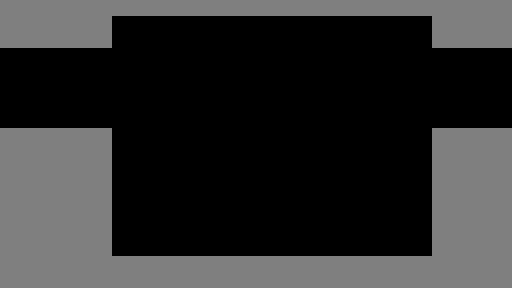

This game map was drawn from its Tiled (.tmx) file and the tilesets committed beside it. A one-line description and the full map source follow:
An orthogonal 32x18 tile map with 16x16 px tiles, 1 tile layer (Walls).

<map version="1.10" tiledversion="1.10.2" orientation="orthogonal" renderorder="right-down" width="32" height="18" tilewidth="16" tileheight="16" infinite="0" nextlayerid="2" nextobjectid="1">
 <tileset firstgid="1" source="../Tilesets/16gon.tsx" />
 <layer id="1" name="Walls" width="32" height="18">
  <properties>
   <property name="unity:layer" value="Wall" />
  </properties>
  <data encoding="csv">
51,51,51,51,51,51,51,51,51,51,51,51,51,51,51,51,51,51,51,51,51,51,51,51,51,51,51,51,51,51,51,51,
51,51,51,51,51,51,51,0,0,0,0,0,0,0,0,0,0,0,0,0,0,0,0,0,0,0,0,51,51,51,51,51,
51,51,51,51,51,51,51,0,0,0,0,0,0,0,0,0,0,0,0,0,0,0,0,0,0,0,0,51,51,51,51,51,
0,0,0,0,0,0,0,0,0,0,0,0,0,0,0,0,0,0,0,0,0,0,0,0,0,0,0,0,0,0,0,0,
0,0,0,0,0,0,0,0,0,0,0,0,0,0,0,0,0,0,0,0,0,0,0,0,0,0,0,0,0,0,0,0,
0,0,0,0,0,0,0,0,0,0,0,0,0,0,0,0,0,0,0,0,0,0,0,0,0,0,0,0,0,0,0,0,
0,0,0,0,0,0,0,0,0,0,0,0,0,0,0,0,0,0,0,0,0,0,0,0,0,0,0,0,0,0,0,0,
0,0,0,0,0,0,0,0,0,0,0,0,0,0,0,0,0,0,0,0,0,0,0,0,0,0,0,0,0,0,0,0,
51,51,51,51,51,51,51,0,0,0,0,0,0,0,0,0,0,0,0,0,0,0,0,0,0,0,0,51,51,51,51,51,
51,51,51,51,51,51,51,0,0,0,0,0,0,0,0,0,0,0,0,0,0,0,0,0,0,0,0,51,51,51,51,51,
51,51,51,51,51,51,51,0,0,0,0,0,0,0,0,0,0,0,0,0,0,0,0,0,0,0,0,51,51,51,51,51,
51,51,51,51,51,51,51,0,0,0,0,0,0,0,0,0,0,0,0,0,0,0,0,0,0,0,0,51,51,51,51,51,
51,51,51,51,51,51,51,0,0,0,0,0,0,0,0,0,0,0,0,0,0,0,0,0,0,0,0,51,51,51,51,51,
51,51,51,51,51,51,51,0,0,0,0,0,0,0,0,0,0,0,0,0,0,0,0,0,0,0,0,51,51,51,51,51,
51,51,51,51,51,51,51,0,0,0,0,0,0,0,0,0,0,0,0,0,0,0,0,0,0,0,0,51,51,51,51,51,
51,51,51,51,51,51,51,0,0,0,0,0,0,0,0,0,0,0,0,0,0,0,0,0,0,0,0,51,51,51,51,51,
51,51,51,51,51,51,51,51,51,51,51,51,51,51,51,51,51,51,51,51,51,51,51,51,51,51,51,51,51,51,51,51,
51,51,51,51,51,51,51,51,51,51,51,51,51,51,51,51,51,51,51,51,51,51,51,51,51,51,51,51,51,51,51,51
</data>
 </layer>
</map>
